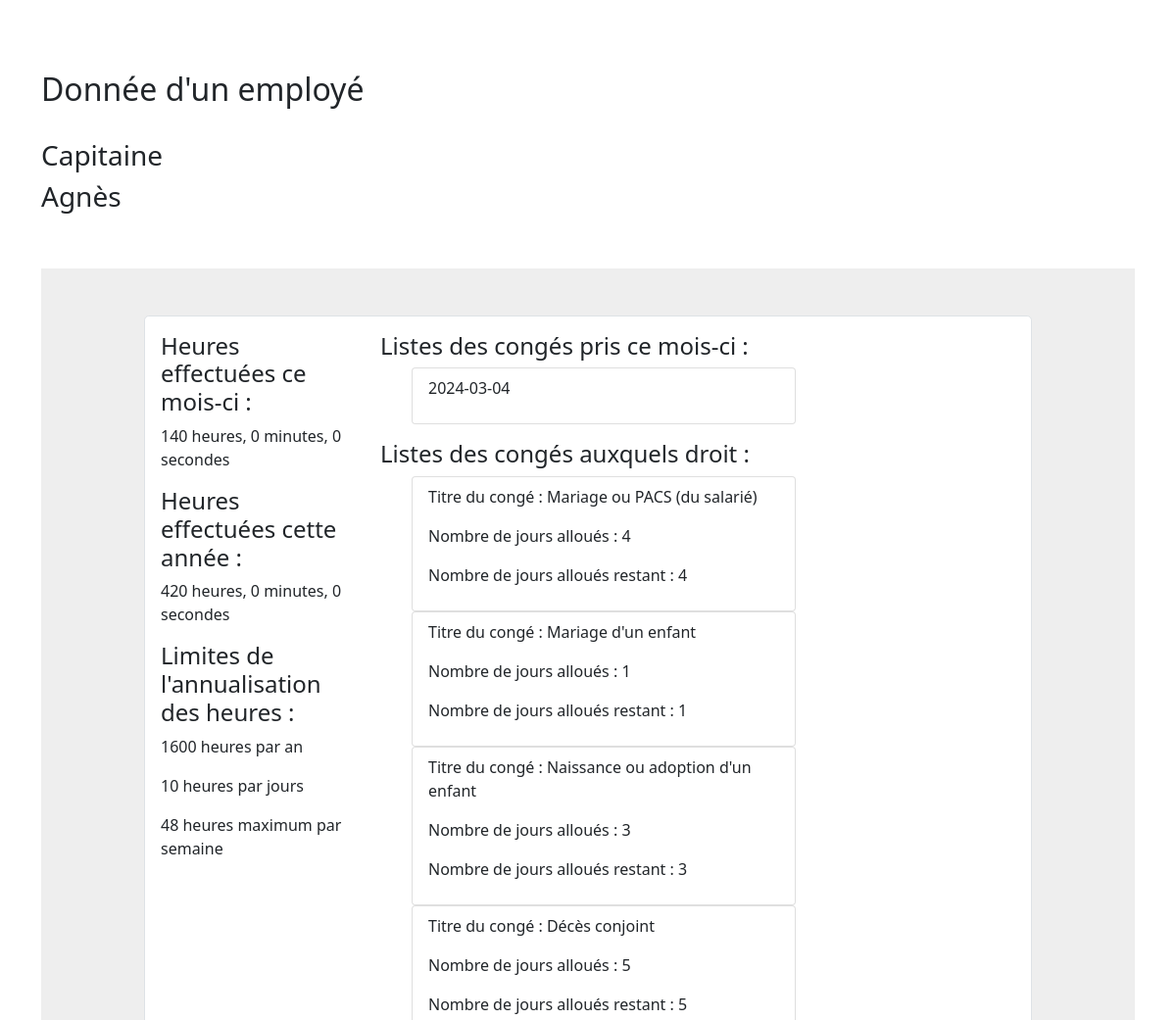
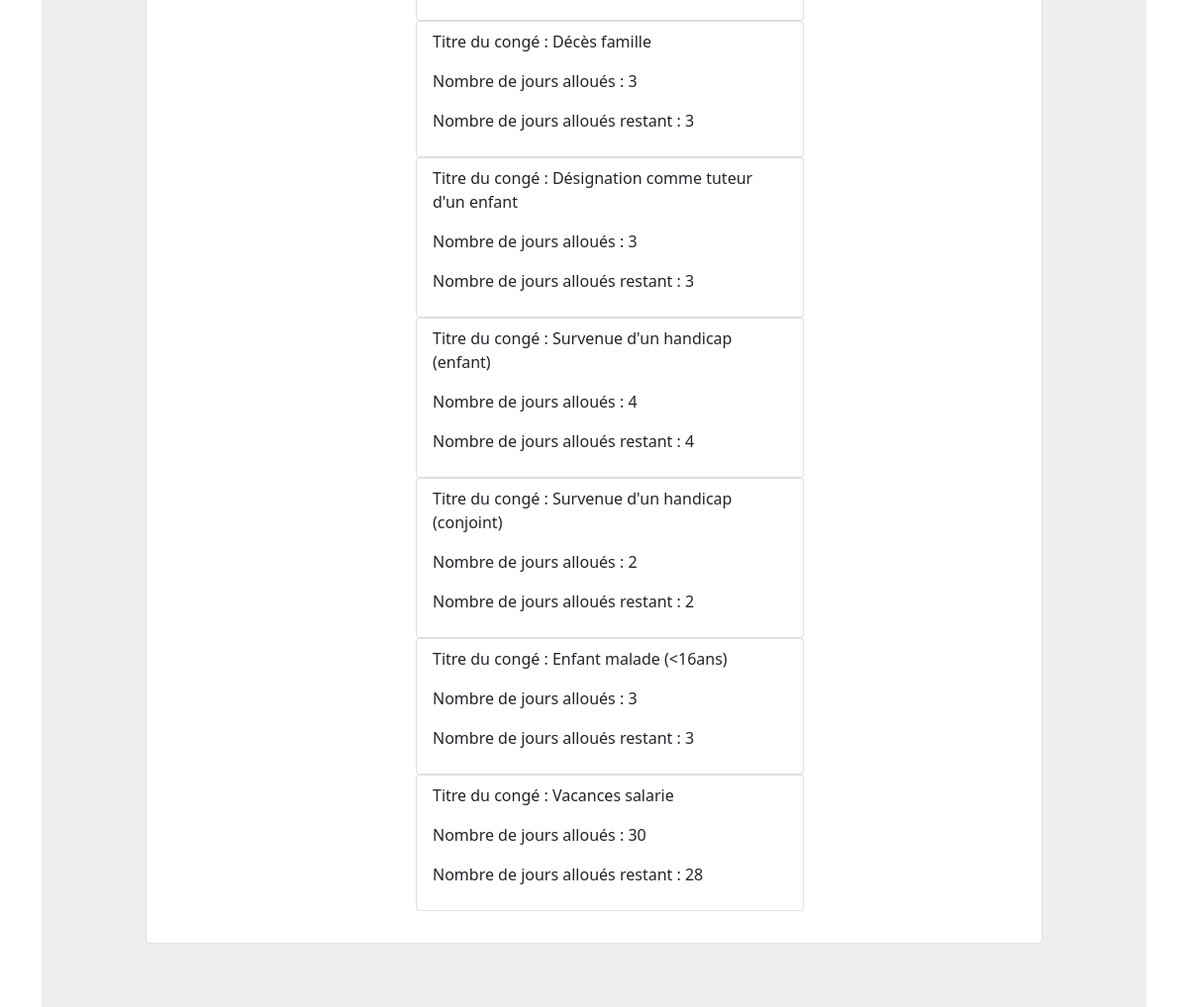
/DonneeEmploye.php?id=1, run on the app's committed database (2 pictures, top to bottom).
### tables this page shows
CREATE TABLE `utilisateur` (
  `idUtilisateur` int(11) NOT NULL,
  `mdp` varchar(100) NOT NULL,
  `nom` varchar(200) NOT NULL,
  `prenom` varchar(200) NOT NULL,
  `statut` enum('salarie','alternant','stagiaire','administrateur') NOT NULL,
  `dateArrivee` date NOT NULL DEFAULT current_timestamp()
);

CREATE TABLE `heuresprevues` (
  `idHeure` int(11) NOT NULL,
  `mois` int(11) NOT NULL,
  `annee` year(4) NOT NULL,
  `heuresPrevues` time NOT NULL,
  `nbJoursAnnualisation` int(11) NOT NULL
);

CREATE TABLE `congeemploye` (
  `idCongeEmploye` int(11) NOT NULL,
  `idUtilisateur` int(11) NOT NULL,
  `titreConge` varchar(400) NOT NULL,
  `dateConge` date NOT NULL
);

CREATE TABLE `conge` (
  `idConge` int(11) NOT NULL,
  `statutConcerne` enum('salarie','alternant','stagiaire','administrateur') NOT NULL,
  `titreConge` varchar(400) NOT NULL,
  `nbJours` int(11) NOT NULL
);

### include/fonctions.php (called while the page is built, shortened)
<?php
function openDB()
{
    try {
        $BDD = new PDO("mysql:host=localhost; dbname=RescueRH;charset=utf8", "root", "", array(PDO::ATTR_ERRMODE => PDO::ERRMODE_EXCEPTION));
        return $BDD;
    } catch (Exception $e) {
        die('Erreur fatale : ' . $e->getMessage());
    }
}
?>

### DonneeEmploye.php (the view, shortened to what this page needs)
<?php
require_once('include/head.php');
include("include/fonctions.php");
require_once('include/head.php');
$idUtilisateur = $_GET['id'];
$req = openDb()->prepare('select * from utilisateur where idUtilisateur=?');
$req->execute(array($idUtilisateur));
$employe = $req->fetch();
$mois = date('n');
$annee = date('Y');
$req2 = openDb()->prepare('select * from heuresprevues where mois=?');
$req2->execute(array($mois));
$heurePrevuesJours = $req2->fetch();
$conges = openDb()->prepare('select * from congeemploye where idUtilisateur=:element1 and month(dateConge)=:element2');
$conges->execute(array(':element1' => $idUtilisateur, ':element2' => $mois));
$nbconges = $conges->rowCount();
$joursnontravailles = openDb()->prepare('select * from joursnontravailles where month(dateArret)=?');
$joursnontravailles->execute(array($mois));
$nbjoursnontravailles = $joursnontravailles->rowCount();
function nombreJoursOuvres($mois, $annee) {
    $nombreJours = cal_days_in_month(CAL_GREGORIAN, intval($mois), intval($annee));
    $joursOuvres = 0;
    for ($jour = 1; $jour <= $nombreJours; $jour++) {
        $timestamp = mktime(0, 0, 0, $mois, $jour, $annee);
        $jourSemaine = date('N', $timestamp);
        if ($jourSemaine <= 5) {
            $joursOuvres++;
        }
    }
    return $joursOuvres;
}
$nbJoursTravailles = nombreJoursOuvres($mois, $annee) - $nbconges - $nbjoursnontravailles;
$secondes = strtotime($heurePrevuesJours['heuresPrevues'])- strtotime('TODAY');
$nouvellesSecondes = $secondes * $nbJoursTravailles;
$heures = floor($nouvellesSecondes / 3600);
$minutes = floor(($nouvellesSecondes % 3600) / 60);
$secondesRestantes = $nouvellesSecondes % 60;
$heureParMois = sprintf("%d heures, %d minutes, %d secondes", $heures, $minutes, $secondesRestantes);
$secondeAnneeTotal=0;
for ($month = 1; $month <= $mois; $month++) {
    $requeteA = openDb()->prepare('select * from heuresprevues where mois=?');
    $requeteA->execute(array($month));
    $heurePrevuesJoursBoucle = $requeteA->fetch();
    $congesBoucle = openDb()->prepare('select * from congeemploye where idUtilisateur=:element1 and month(dateConge)=:element2');
    $congesBoucle->execute(array(':element1' => $idUtilisateur, ':element2' => $month));
    $nbcongesBoucle = $congesBoucle->rowCount();
    $joursnontravaillesBoucle = openDb()->prepare('select * from joursnontravailles where month(dateArret)=?');
    $joursnontravaillesBoucle->execute(array($month));
    $nbjoursnontravaillesBoucle = $joursnontravaillesBoucle->rowCount();
    $nbJoursTravaillesBoucle = nombreJoursOuvres($month, $annee) - $nbcongesBoucle - $nbjoursnontravaillesBoucle;
    $secondesBoucle = strtotime($heurePrevuesJoursBoucle['heuresPrevues'])- strtotime('TODAY');
    $nouvellesSecondesBoucle = $secondesBoucle * $nbJoursTravaillesBoucle;
    $secondeAnneeTotal = $nouvellesSecondesBoucle + $secondeAnneeTotal;
}
$heuresAnnee = floor($secondeAnneeTotal / 3600);
$minutesAnnee = floor(($secondeAnneeTotal % 3600) / 60);
$secondesRestantesAnnee = $secondeAnneeTotal % 60;
$heureParAnnee = sprintf("%d heures, %d minutes, %d secondes", $heuresAnnee, $minutesAnnee, $secondesRestantesAnnee);
$statutEmploye = $employe['statut'];
$congesDroit = openDb()->prepare('select * from conge where statutConcerne=?');
$congesDroit->execute(array($statutEmploye));
function nombreCongesRestant($conges, $congedroit){
    $nbcongesconcerne = $congedroit['nbJours'];
    foreach ($conges as $conge) {
        if ($nbcongesconcerne==0){
            return "Plus de congés disponibles.";
        }
        else if ($conge['titreConge']==$congedroit['titreConge']){
            $nbcongesconcerne=$nbcongesconcerne-1;
        }
    }
        return $nbcongesconcerne;
}
?>
<!DOCTYPE html>
<html lang="fr">
<body>
<div class="container">
<main class="mt-5 pt-4">
<h2>Donnée d'un employé</h2>
<br>
<h3>
    <?= $employe['nom'] ?>
</h3>
<h3>
    <?= $employe['prenom'] ?>
</h3>
<br>
<br>
<section style="background-color: #eee;">
        <div class="container py-5">
                <div class="row justify-content-center mb-3">
                    <div class="col-md-12 col-xl-10">
                    <div class="card shadow-0 border rounded-3">
                    <div class="card-body">
                    <div class="row">
                    <div class="col-md-12 col-lg-3 col-xl-3 mb-4 mb-lg-0">
                        <h4>Heures effectuées ce mois-ci :</h4>
                        <p><?= $heureParMois ?></p>
                        <h4>Heures effectuées cette année :</h4>
                        <p><?= $heureParAnnee ?></p>
                        <h4>Limites de l'annualisation des heures :</h4>
                        <p>1600 heures par an</p>
                        <p>10 heures par jours</p>
                        <p>48 heures maximum par semaine</p>
                    </div>
                    <div class="col-md-6 col-lg-6 col-xl-6">
                        <h4>Listes des congés pris ce mois-ci : </h4>
                        <ol>
                            <?php foreach ($conges as $conge) { ?>
                                <ul class="list-group">
                                <li class="list-group-item"><p><?= $conge['dateConge'] ?></p></li>
                                </ul>
                            <?php } ?>
                        </ol>
                        <h4>Listes des congés auxquels droit : </h4>
                        <ol>
                        <?php foreach ($congesDroit as $congedroit) {
                            $conges = openDb()->prepare('select * from congeemploye where idUtilisateur=?');
                            $conges->execute(array($idUtilisateur));
                            ?>
                                <ul class="list-group">
                                <li class="list-group-item">
                                    <p> Titre du congé : <?= $congedroit['titreConge'] ?></p>
                                    <p> Nombre de jours alloués : <?= $congedroit['nbJours'] ?></p>
                                    <p> Nombre de jours alloués restant : <?= nombreCongesRestant($conges, $congedroit) ?></p>
                                </li>
                                </ul>
                            <?php } ?>
                        </ol>
                    </div>
                    </div>
                    </div>
                    </div>
                    </div>
                </div>
        </div>
</section>
</main>
</div>
</body>

### data on the page
utilisateur: nom "Capitaine", prenom "Agnès"
congeemploye: dateConge "2024-03-04"
conge: titreConge "Mariage ou PACS (du salarié)", nbJours "4"
conge: titreConge "Mariage d'un enfant", nbJours "1"
conge: titreConge "Naissance ou adoption d'un enfant", nbJours "3"
conge: titreConge "Décès conjoint", nbJours "5"
conge: titreConge "Décès famille", nbJours "3"
conge: titreConge "Désignation comme tuteur d'un enfant", nbJours "3"
conge: titreConge "Survenue d'un handicap (enfant)", nbJours "4"
conge: titreConge "Survenue d'un handicap (conjoint)", nbJours "2"
conge: titreConge "Enfant malade (<16ans)", nbJours "3"
conge: titreConge "Vacances salarie", nbJours "30", congedroit "28"
